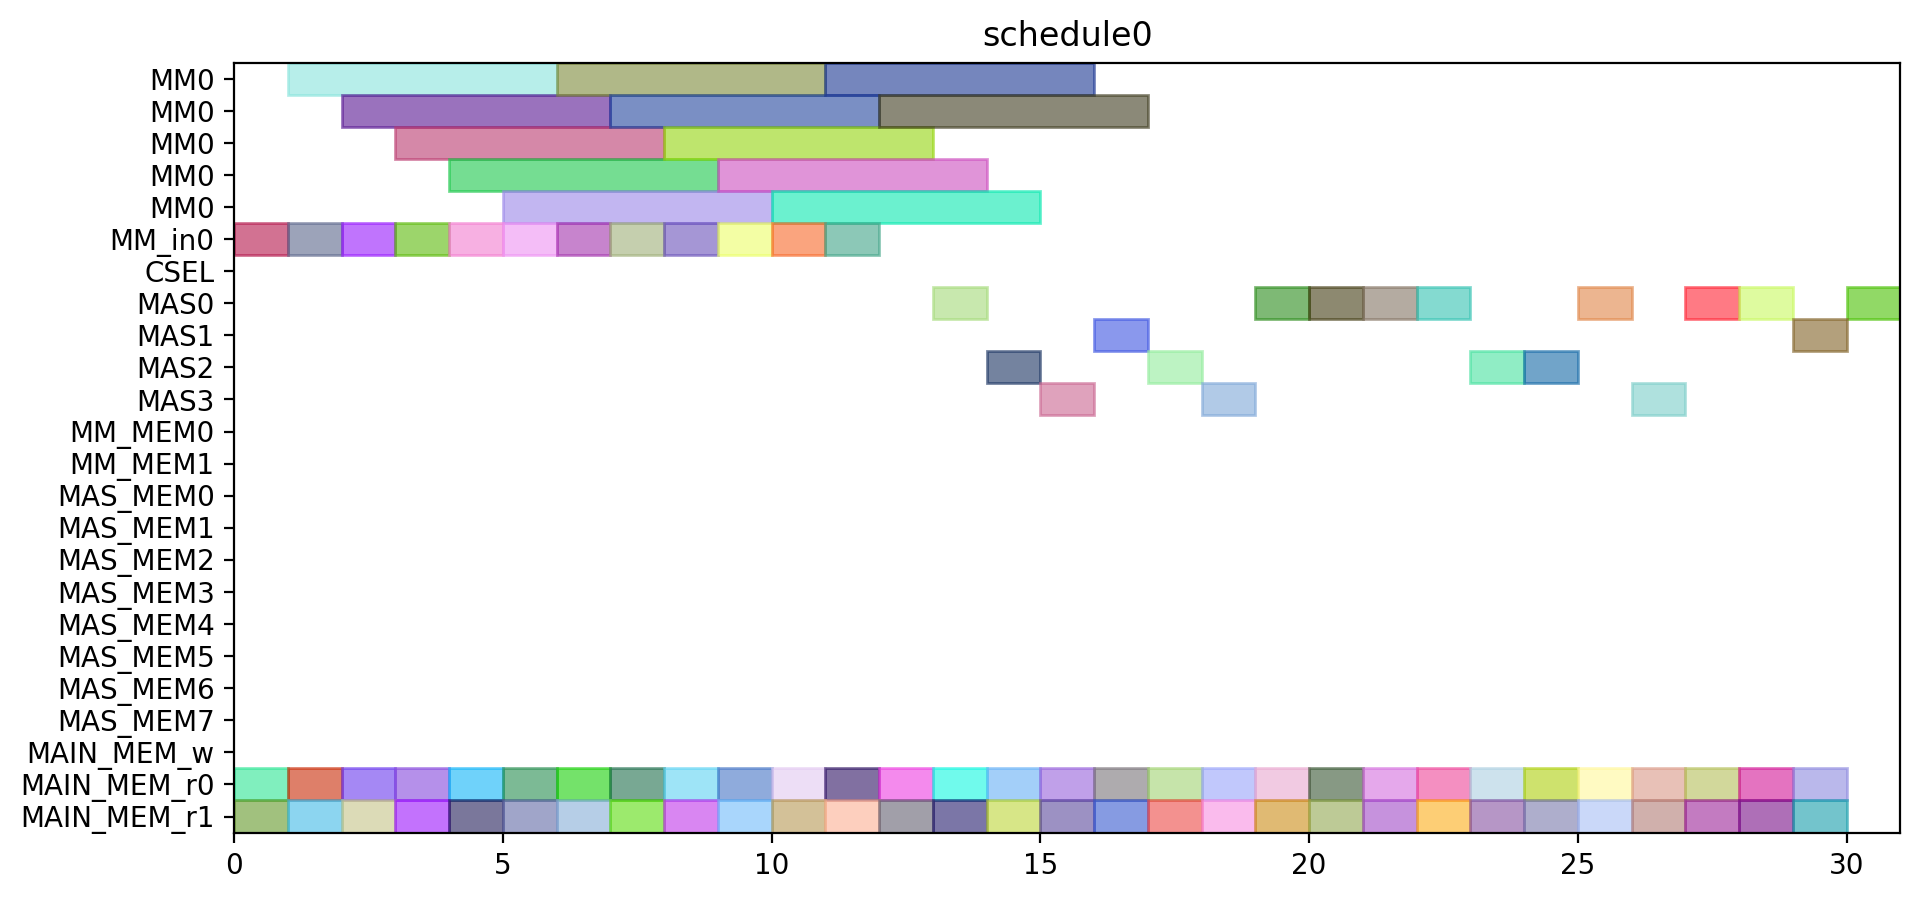

This chart was generated by the following Python code:
from pyschedule import Scenario, solvers, plotters, alt


def solve():
	horizon = 120
	S = Scenario("schedule0", horizon=horizon)

	# resource
	MM = S.Resources('MM', num=1, size=5)
	MM_in = S.Resources('MM_in', num=1)
	CSEL = S.Resource('CSEL')
	MAS = S.Resources('MAS', num=4, size=1, periods=range(1, horizon))
	MM_MEM = S.Resources('MM_MEM', num=2)
	MAS_MEM = S.Resources('MAS_MEM', num=8)
	MAIN_MEM_w = S.Resource('MAIN_MEM_w', size=1)
	MAIN_MEM_r = S.Resources('MAIN_MEM_r', num=2)

	# result of previous scheduling

	# new tasks
	T1_t0 = S.Task('T1_t0', length=1, delay_cost=1)
	T1_t0 += alt(MAS)
	T1_t0_mem0 = S.Task('T1_t0_mem0', length=1, delay_cost=1)
	T1_t0_mem0 += MAIN_MEM_r[0]
	S += T1_t0_mem0 <= T1_t0

	T1_t0_mem1 = S.Task('T1_t0_mem1', length=1, delay_cost=1)
	T1_t0_mem1 += MAIN_MEM_r[1]
	S += T1_t0_mem1 <= T1_t0

	T1_t1 = S.Task('T1_t1', length=1, delay_cost=1)
	T1_t1 += alt(MAS)
	T1_t1_mem0 = S.Task('T1_t1_mem0', length=1, delay_cost=1)
	T1_t1_mem0 += MAIN_MEM_r[0]
	S += T1_t1_mem0 <= T1_t1

	T1_t1_mem1 = S.Task('T1_t1_mem1', length=1, delay_cost=1)
	T1_t1_mem1 += MAIN_MEM_r[1]
	S += T1_t1_mem1 <= T1_t1

	T1_t3 = S.Task('T1_t3', length=5, delay_cost=1)
	T1_t3 += alt(MM)
	T1_t3_in = S.Task('T1_t3_in', length=1, delay_cost=1)
	T1_t3_in += alt(MM_in)
	S += T1_t3_in*MM_in[0]<=T1_t3*MM[0]
	T1_t3_mem0 = S.Task('T1_t3_mem0', length=1, delay_cost=1)
	T1_t3_mem0 += MAIN_MEM_r[0]
	S += T1_t3_mem0 <= T1_t3

	T1_t3_mem1 = S.Task('T1_t3_mem1', length=1, delay_cost=1)
	T1_t3_mem1 += MAIN_MEM_r[1]
	S += T1_t3_mem1 <= T1_t3

	T2_t0 = S.Task('T2_t0', length=5, delay_cost=1)
	T2_t0 += alt(MM)
	T2_t0_in = S.Task('T2_t0_in', length=1, delay_cost=1)
	T2_t0_in += alt(MM_in)
	S += T2_t0_in*MM_in[0]<=T2_t0*MM[0]
	T2_t0_mem0 = S.Task('T2_t0_mem0', length=1, delay_cost=1)
	T2_t0_mem0 += MAIN_MEM_r[0]
	S += T2_t0_mem0 <= T2_t0

	T2_t0_mem1 = S.Task('T2_t0_mem1', length=1, delay_cost=1)
	T2_t0_mem1 += MAIN_MEM_r[1]
	S += T2_t0_mem1 <= T2_t0

	T2_t1 = S.Task('T2_t1', length=5, delay_cost=1)
	T2_t1 += alt(MM)
	T2_t1_in = S.Task('T2_t1_in', length=1, delay_cost=1)
	T2_t1_in += alt(MM_in)
	S += T2_t1_in*MM_in[0]<=T2_t1*MM[0]
	T2_t1_mem0 = S.Task('T2_t1_mem0', length=1, delay_cost=1)
	T2_t1_mem0 += MAIN_MEM_r[0]
	S += T2_t1_mem0 <= T2_t1

	T2_t1_mem1 = S.Task('T2_t1_mem1', length=1, delay_cost=1)
	T2_t1_mem1 += MAIN_MEM_r[1]
	S += T2_t1_mem1 <= T2_t1

	T2_t2 = S.Task('T2_t2', length=1, delay_cost=1)
	T2_t2 += alt(MAS)
	T2_t2_mem0 = S.Task('T2_t2_mem0', length=1, delay_cost=1)
	T2_t2_mem0 += MAIN_MEM_r[0]
	S += T2_t2_mem0 <= T2_t2

	T2_t2_mem1 = S.Task('T2_t2_mem1', length=1, delay_cost=1)
	T2_t2_mem1 += MAIN_MEM_r[1]
	S += T2_t2_mem1 <= T2_t2

	T2_t3 = S.Task('T2_t3', length=1, delay_cost=1)
	T2_t3 += alt(MAS)
	T2_t3_mem0 = S.Task('T2_t3_mem0', length=1, delay_cost=1)
	T2_t3_mem0 += MAIN_MEM_r[0]
	S += T2_t3_mem0 <= T2_t3

	T2_t3_mem1 = S.Task('T2_t3_mem1', length=1, delay_cost=1)
	T2_t3_mem1 += MAIN_MEM_r[1]
	S += T2_t3_mem1 <= T2_t3

	T3_t0 = S.Task('T3_t0', length=5, delay_cost=1)
	T3_t0 += alt(MM)
	T3_t0_in = S.Task('T3_t0_in', length=1, delay_cost=1)
	T3_t0_in += alt(MM_in)
	S += T3_t0_in*MM_in[0]<=T3_t0*MM[0]
	T3_t0_mem0 = S.Task('T3_t0_mem0', length=1, delay_cost=1)
	T3_t0_mem0 += MAIN_MEM_r[0]
	S += T3_t0_mem0 <= T3_t0

	T3_t0_mem1 = S.Task('T3_t0_mem1', length=1, delay_cost=1)
	T3_t0_mem1 += MAIN_MEM_r[1]
	S += T3_t0_mem1 <= T3_t0

	T3_t1 = S.Task('T3_t1', length=5, delay_cost=1)
	T3_t1 += alt(MM)
	T3_t1_in = S.Task('T3_t1_in', length=1, delay_cost=1)
	T3_t1_in += alt(MM_in)
	S += T3_t1_in*MM_in[0]<=T3_t1*MM[0]
	T3_t1_mem0 = S.Task('T3_t1_mem0', length=1, delay_cost=1)
	T3_t1_mem0 += MAIN_MEM_r[0]
	S += T3_t1_mem0 <= T3_t1

	T3_t1_mem1 = S.Task('T3_t1_mem1', length=1, delay_cost=1)
	T3_t1_mem1 += MAIN_MEM_r[1]
	S += T3_t1_mem1 <= T3_t1

	T3_t2 = S.Task('T3_t2', length=1, delay_cost=1)
	T3_t2 += alt(MAS)
	T3_t2_mem0 = S.Task('T3_t2_mem0', length=1, delay_cost=1)
	T3_t2_mem0 += MAIN_MEM_r[0]
	S += T3_t2_mem0 <= T3_t2

	T3_t2_mem1 = S.Task('T3_t2_mem1', length=1, delay_cost=1)
	T3_t2_mem1 += MAIN_MEM_r[1]
	S += T3_t2_mem1 <= T3_t2

	T3_t3 = S.Task('T3_t3', length=1, delay_cost=1)
	T3_t3 += alt(MAS)
	T3_t3_mem0 = S.Task('T3_t3_mem0', length=1, delay_cost=1)
	T3_t3_mem0 += MAIN_MEM_r[0]
	S += T3_t3_mem0 <= T3_t3

	T3_t3_mem1 = S.Task('T3_t3_mem1', length=1, delay_cost=1)
	T3_t3_mem1 += MAIN_MEM_r[1]
	S += T3_t3_mem1 <= T3_t3

	T4_t0 = S.Task('T4_t0', length=5, delay_cost=1)
	T4_t0 += alt(MM)
	T4_t0_in = S.Task('T4_t0_in', length=1, delay_cost=1)
	T4_t0_in += alt(MM_in)
	S += T4_t0_in*MM_in[0]<=T4_t0*MM[0]
	T4_t0_mem0 = S.Task('T4_t0_mem0', length=1, delay_cost=1)
	T4_t0_mem0 += MAIN_MEM_r[0]
	S += T4_t0_mem0 <= T4_t0

	T4_t0_mem1 = S.Task('T4_t0_mem1', length=1, delay_cost=1)
	T4_t0_mem1 += MAIN_MEM_r[1]
	S += T4_t0_mem1 <= T4_t0

	T4_t1 = S.Task('T4_t1', length=5, delay_cost=1)
	T4_t1 += alt(MM)
	T4_t1_in = S.Task('T4_t1_in', length=1, delay_cost=1)
	T4_t1_in += alt(MM_in)
	S += T4_t1_in*MM_in[0]<=T4_t1*MM[0]
	T4_t1_mem0 = S.Task('T4_t1_mem0', length=1, delay_cost=1)
	T4_t1_mem0 += MAIN_MEM_r[0]
	S += T4_t1_mem0 <= T4_t1

	T4_t1_mem1 = S.Task('T4_t1_mem1', length=1, delay_cost=1)
	T4_t1_mem1 += MAIN_MEM_r[1]
	S += T4_t1_mem1 <= T4_t1

	T4_t2 = S.Task('T4_t2', length=1, delay_cost=1)
	T4_t2 += alt(MAS)
	T4_t2_mem0 = S.Task('T4_t2_mem0', length=1, delay_cost=1)
	T4_t2_mem0 += MAIN_MEM_r[0]
	S += T4_t2_mem0 <= T4_t2

	T4_t2_mem1 = S.Task('T4_t2_mem1', length=1, delay_cost=1)
	T4_t2_mem1 += MAIN_MEM_r[1]
	S += T4_t2_mem1 <= T4_t2

	T4_t3 = S.Task('T4_t3', length=1, delay_cost=1)
	T4_t3 += alt(MAS)
	T4_t3_mem0 = S.Task('T4_t3_mem0', length=1, delay_cost=1)
	T4_t3_mem0 += MAIN_MEM_r[0]
	S += T4_t3_mem0 <= T4_t3

	T4_t3_mem1 = S.Task('T4_t3_mem1', length=1, delay_cost=1)
	T4_t3_mem1 += MAIN_MEM_r[1]
	S += T4_t3_mem1 <= T4_t3

	T5_t0 = S.Task('T5_t0', length=1, delay_cost=1)
	T5_t0 += alt(MAS)
	T5_t0_mem0 = S.Task('T5_t0_mem0', length=1, delay_cost=1)
	T5_t0_mem0 += MAIN_MEM_r[0]
	S += T5_t0_mem0 <= T5_t0

	T5_t0_mem1 = S.Task('T5_t0_mem1', length=1, delay_cost=1)
	T5_t0_mem1 += MAIN_MEM_r[1]
	S += T5_t0_mem1 <= T5_t0

	T5_t1 = S.Task('T5_t1', length=1, delay_cost=1)
	T5_t1 += alt(MAS)
	T5_t1_mem0 = S.Task('T5_t1_mem0', length=1, delay_cost=1)
	T5_t1_mem0 += MAIN_MEM_r[0]
	S += T5_t1_mem0 <= T5_t1

	T5_t1_mem1 = S.Task('T5_t1_mem1', length=1, delay_cost=1)
	T5_t1_mem1 += MAIN_MEM_r[1]
	S += T5_t1_mem1 <= T5_t1

	T5_t3 = S.Task('T5_t3', length=5, delay_cost=1)
	T5_t3 += alt(MM)
	T5_t3_in = S.Task('T5_t3_in', length=1, delay_cost=1)
	T5_t3_in += alt(MM_in)
	S += T5_t3_in*MM_in[0]<=T5_t3*MM[0]
	T5_t3_mem0 = S.Task('T5_t3_mem0', length=1, delay_cost=1)
	T5_t3_mem0 += MAIN_MEM_r[0]
	S += T5_t3_mem0 <= T5_t3

	T5_t3_mem1 = S.Task('T5_t3_mem1', length=1, delay_cost=1)
	T5_t3_mem1 += MAIN_MEM_r[1]
	S += T5_t3_mem1 <= T5_t3

	T6_t0 = S.Task('T6_t0', length=5, delay_cost=1)
	T6_t0 += alt(MM)
	T6_t0_in = S.Task('T6_t0_in', length=1, delay_cost=1)
	T6_t0_in += alt(MM_in)
	S += T6_t0_in*MM_in[0]<=T6_t0*MM[0]
	T6_t0_mem0 = S.Task('T6_t0_mem0', length=1, delay_cost=1)
	T6_t0_mem0 += MAIN_MEM_r[0]
	S += T6_t0_mem0 <= T6_t0

	T6_t0_mem1 = S.Task('T6_t0_mem1', length=1, delay_cost=1)
	T6_t0_mem1 += MAIN_MEM_r[1]
	S += T6_t0_mem1 <= T6_t0

	T6_t1 = S.Task('T6_t1', length=5, delay_cost=1)
	T6_t1 += alt(MM)
	T6_t1_in = S.Task('T6_t1_in', length=1, delay_cost=1)
	T6_t1_in += alt(MM_in)
	S += T6_t1_in*MM_in[0]<=T6_t1*MM[0]
	T6_t1_mem0 = S.Task('T6_t1_mem0', length=1, delay_cost=1)
	T6_t1_mem0 += MAIN_MEM_r[0]
	S += T6_t1_mem0 <= T6_t1

	T6_t1_mem1 = S.Task('T6_t1_mem1', length=1, delay_cost=1)
	T6_t1_mem1 += MAIN_MEM_r[1]
	S += T6_t1_mem1 <= T6_t1

	T6_t2 = S.Task('T6_t2', length=1, delay_cost=1)
	T6_t2 += alt(MAS)
	T6_t2_mem0 = S.Task('T6_t2_mem0', length=1, delay_cost=1)
	T6_t2_mem0 += MAIN_MEM_r[0]
	S += T6_t2_mem0 <= T6_t2

	T6_t2_mem1 = S.Task('T6_t2_mem1', length=1, delay_cost=1)
	T6_t2_mem1 += MAIN_MEM_r[1]
	S += T6_t2_mem1 <= T6_t2

	T6_t3 = S.Task('T6_t3', length=1, delay_cost=1)
	T6_t3 += alt(MAS)
	T6_t3_mem0 = S.Task('T6_t3_mem0', length=1, delay_cost=1)
	T6_t3_mem0 += MAIN_MEM_r[0]
	S += T6_t3_mem0 <= T6_t3

	T6_t3_mem1 = S.Task('T6_t3_mem1', length=1, delay_cost=1)
	T6_t3_mem1 += MAIN_MEM_r[1]
	S += T6_t3_mem1 <= T6_t3

	T7_t0 = S.Task('T7_t0', length=5, delay_cost=1)
	T7_t0 += alt(MM)
	T7_t0_in = S.Task('T7_t0_in', length=1, delay_cost=1)
	T7_t0_in += alt(MM_in)
	S += T7_t0_in*MM_in[0]<=T7_t0*MM[0]
	T7_t0_mem0 = S.Task('T7_t0_mem0', length=1, delay_cost=1)
	T7_t0_mem0 += MAIN_MEM_r[0]
	S += T7_t0_mem0 <= T7_t0

	T7_t0_mem1 = S.Task('T7_t0_mem1', length=1, delay_cost=1)
	T7_t0_mem1 += MAIN_MEM_r[1]
	S += T7_t0_mem1 <= T7_t0

	T7_t1 = S.Task('T7_t1', length=5, delay_cost=1)
	T7_t1 += alt(MM)
	T7_t1_in = S.Task('T7_t1_in', length=1, delay_cost=1)
	T7_t1_in += alt(MM_in)
	S += T7_t1_in*MM_in[0]<=T7_t1*MM[0]
	T7_t1_mem0 = S.Task('T7_t1_mem0', length=1, delay_cost=1)
	T7_t1_mem0 += MAIN_MEM_r[0]
	S += T7_t1_mem0 <= T7_t1

	T7_t1_mem1 = S.Task('T7_t1_mem1', length=1, delay_cost=1)
	T7_t1_mem1 += MAIN_MEM_r[1]
	S += T7_t1_mem1 <= T7_t1

	T7_t2 = S.Task('T7_t2', length=1, delay_cost=1)
	T7_t2 += alt(MAS)
	T7_t2_mem0 = S.Task('T7_t2_mem0', length=1, delay_cost=1)
	T7_t2_mem0 += MAIN_MEM_r[0]
	S += T7_t2_mem0 <= T7_t2

	T7_t2_mem1 = S.Task('T7_t2_mem1', length=1, delay_cost=1)
	T7_t2_mem1 += MAIN_MEM_r[1]
	S += T7_t2_mem1 <= T7_t2

	T7_t3 = S.Task('T7_t3', length=1, delay_cost=1)
	T7_t3 += alt(MAS)
	T7_t3_mem0 = S.Task('T7_t3_mem0', length=1, delay_cost=1)
	T7_t3_mem0 += MAIN_MEM_r[0]
	S += T7_t3_mem0 <= T7_t3

	T7_t3_mem1 = S.Task('T7_t3_mem1', length=1, delay_cost=1)
	T7_t3_mem1 += MAIN_MEM_r[1]
	S += T7_t3_mem1 <= T7_t3

	T8_t2 = S.Task('T8_t2', length=1, delay_cost=1)
	T8_t2 += alt(MAS)
	T8_t2_mem0 = S.Task('T8_t2_mem0', length=1, delay_cost=1)
	T8_t2_mem0 += MAIN_MEM_r[0]
	S += T8_t2_mem0 <= T8_t2

	T8_t2_mem1 = S.Task('T8_t2_mem1', length=1, delay_cost=1)
	T8_t2_mem1 += MAIN_MEM_r[1]
	S += T8_t2_mem1 <= T8_t2

	T9_t2 = S.Task('T9_t2', length=1, delay_cost=1)
	T9_t2 += alt(MAS)
	T9_t2_mem0 = S.Task('T9_t2_mem0', length=1, delay_cost=1)
	T9_t2_mem0 += MAIN_MEM_r[0]
	S += T9_t2_mem0 <= T9_t2

	T9_t2_mem1 = S.Task('T9_t2_mem1', length=1, delay_cost=1)
	T9_t2_mem1 += MAIN_MEM_r[1]
	S += T9_t2_mem1 <= T9_t2

	T10_t2 = S.Task('T10_t2', length=1, delay_cost=1)
	T10_t2 += alt(MAS)
	T10_t2_mem0 = S.Task('T10_t2_mem0', length=1, delay_cost=1)
	T10_t2_mem0 += MAIN_MEM_r[0]
	S += T10_t2_mem0 <= T10_t2

	T10_t2_mem1 = S.Task('T10_t2_mem1', length=1, delay_cost=1)
	T10_t2_mem1 += MAIN_MEM_r[1]
	S += T10_t2_mem1 <= T10_t2

	T11_t2 = S.Task('T11_t2', length=1, delay_cost=1)
	T11_t2 += alt(MAS)
	T11_t2_mem0 = S.Task('T11_t2_mem0', length=1, delay_cost=1)
	T11_t2_mem0 += MAIN_MEM_r[0]
	S += T11_t2_mem0 <= T11_t2

	T11_t2_mem1 = S.Task('T11_t2_mem1', length=1, delay_cost=1)
	T11_t2_mem1 += MAIN_MEM_r[1]
	S += T11_t2_mem1 <= T11_t2

	solvers.mip.solve(S,msg=1,kind='CPLEX',ratio_gap=1.01)

	solution = [['hoge']*len(S.solution()[1]) for i in range(len(S.solution()))]
	for i in range(len(S.solution())):
		for j in range(len(S.solution()[i])):
			solution[i][j]=str(S.solution()[i][j])
	print(solution)

	cycles = int(solution[-1][3])

	pic_file_name = "/home/mfukuda/ABE/multiRAM_multiMAS_16mux/scheduling_result/stage5MM1_stage1MAS4/EP2_LADDERMUL/schedule0.png"
	if(S.solution() != []):
		plotters.matplotlib.plot(S,img_filename=pic_file_name, show_task_labels=False, fig_size=(cycles*0.25+3, 5))

	return solution
